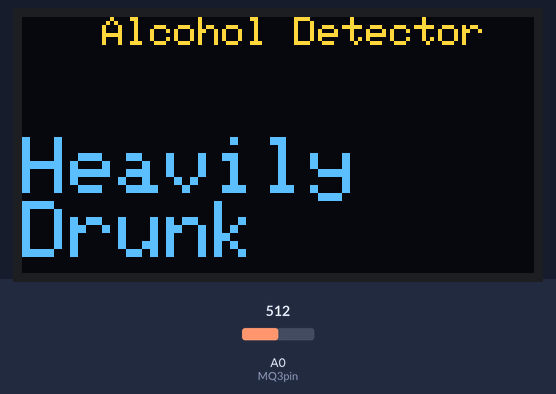
This sketch was run on a simulated Arduino Uno, built with avr-gcc and run on an emulated ATmega328P. Shown: 128×64 one-colour display. The test bench sets the inputs (shaded band); at power-on: A0 (MQ3pin) = 512. The OLED is the two-colour kind (top 16 rows yellow); what the sketch prints to the serial monitor is not drawn.

Above: at 3.2 s.
3.3 s: A0 (MQ3pin) set to 488
At 5.4 s:
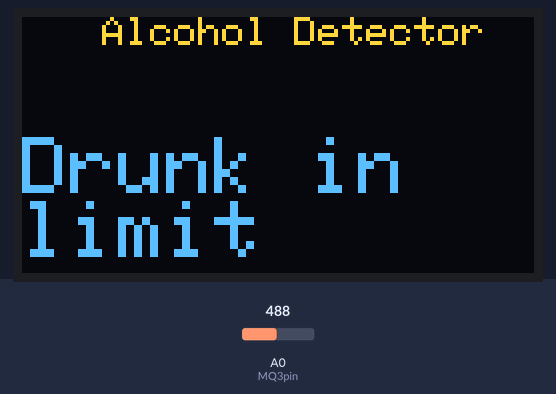
9.7 s: A0 (MQ3pin) set to 267
12.7 s: A0 (MQ3pin) set to 239
At 14.4 s:
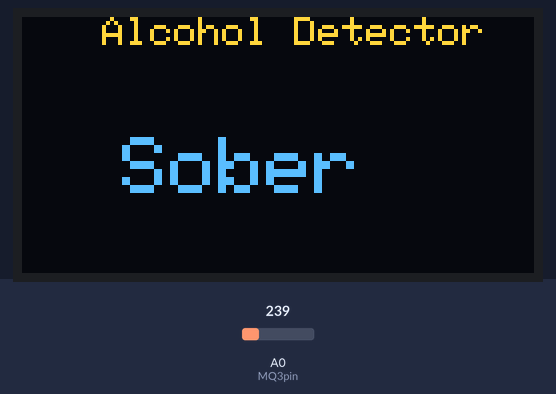
19.1 s: A0 (MQ3pin) set to 511
At 20.8 s:
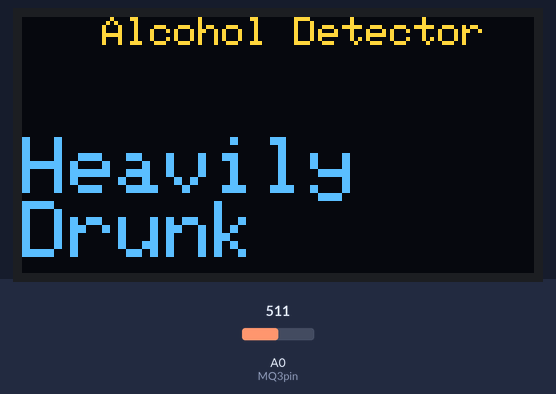
25.5 s: A0 (MQ3pin) set to 122
At 28.4 s:
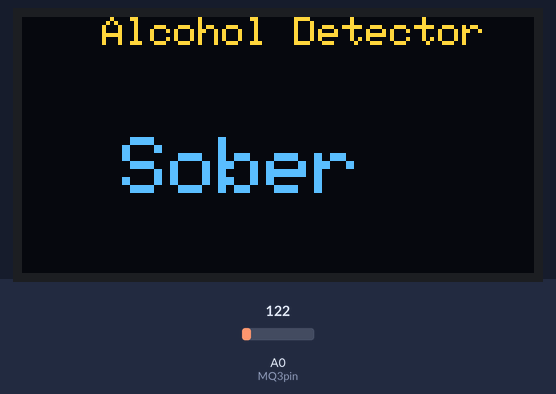
30.6 s: A0 (MQ3pin) set to 306
At 32.3 s:
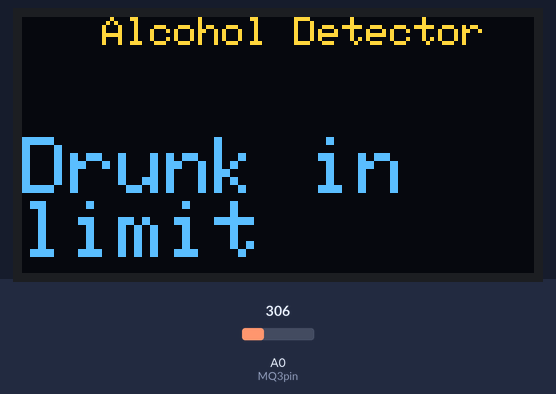
Timing chart, 0 to 33.8 s (numbered marks = the images above; inputs shaded):
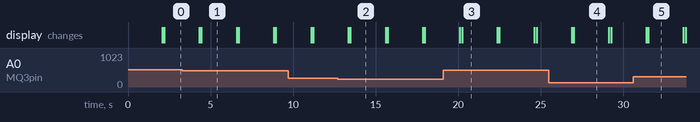

Measured:
- the behaviour switches between 500 and 499 on A0 (MQ3pin) (found by bisection; images 0 and 1)
- the behaviour switches between 250 and 249 on A0 (MQ3pin) (found by bisection; images 1 and 2)
- after the input at 3.3 s, the display: first differs from a run without the input after 1.1 s (image 1)
- after the input at 12.7 s, the display: first differs from a run without the input after 0.77 s (image 2)
- after the input at 19.1 s, the display: first differs from a run without the input after 1.1 s (image 3)
- after the input at 25.5 s, the display: first differs from a run without the input after 1.5 s (image 4)
- after the input at 30.6 s, the display: first differs from a run without the input after 0.92 s (image 5)

The sketch:

MQ3.ino
```cpp
//OLED
#include  <Wire.h>
#include <Adafruit_GFX.h>
#include <Adafruit_SSD1306.h>
#define Sober 250   // Define max value that we consider sober
#define Drunk 500   // Define min value that we consider drunk
//OLED  define
#define SCREEN_WIDTH 128 // OLED display width, in pixels
#define SCREEN_HEIGHT  64 // OLED display height, in pixels
// Declaration for an SSD1306 display connected  to I2C (SDA, SCL pins)
Adafruit_SSD1306 display(SCREEN_WIDTH, SCREEN_HEIGHT,  &Wire, -1);

#define MQ3pin A0

float sensorValue;  //variable to store sensor value

void setup() {
  Serial.begin(9600); // sets the serial port to 9600
  Serial.println("MQ3 warming up!");
  pinMode(MQ3pin, INPUT);
  display.begin(SSD1306_SWITCHCAPVCC, 0x3C);
  display.clearDisplay();
  delay(2000);
}

void loop() {
  sensorValue = analogRead(MQ3pin); // read analog input pin 0

  Serial.print("Sensor Value: ");
  Serial.print(sensorValue);

  display.setTextSize(1);
    display.setTextColor(WHITE);
    display.setCursor(20,0);
    display.print("Alcohol Detector");
    display.display();
    delay(100);

  // Determine the status
  if (sensorValue < Sober) {
    Serial.println("  |  Status: Stone Cold Sober");
    display.setTextSize(2);
    display.setTextColor(WHITE);
    display.setCursor(25,30);
    display.print("Sober");
    display.display();
    display.clearDisplay();
    delay(100);
  } else if (sensorValue >= Sober && sensorValue < Drunk) {
    Serial.println("  |  Status: Drinking but within legal limits");
    display.setTextSize(2);
    display.setTextColor(WHITE);
    display.setCursor(0,30);
    display.print("Drunk in \nlimit");
    display.display();
    display.clearDisplay();
    delay(100);
  } else {
    Serial.println("  |  Status: DRUNK");
    display.setTextSize(2);
    display.setTextColor(WHITE);
    display.setCursor(0,30);
    display.print("Heavily \nDrunk");
    display.display();
    display.clearDisplay();
    delay(100);
  }

  delay(2000); // wait 2s for next reading
}
```
